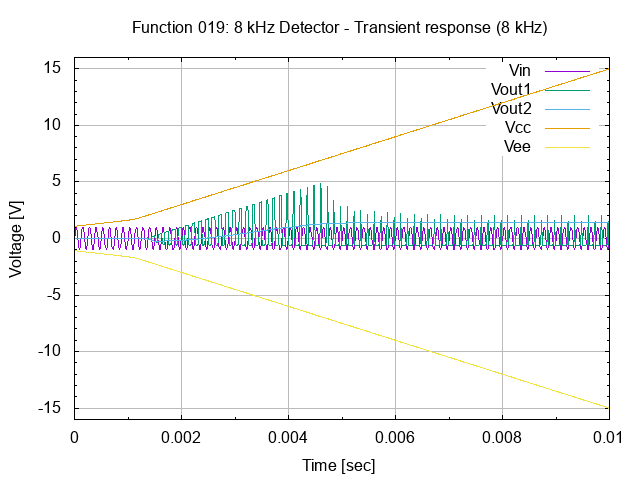

Source code (gnuplot):
# setup terminal
set term png

# setup graph
set output "26.019.00.01.01.02.png"
set title "Function 019: 8 kHz Detector - Transient response (8 kHz)"

# setup Y-axis
set yrange [-16:16]
set grid ytics lt 1 lw 1 lc rgb "#bbbbbb"
set mytics
set ylabel "Voltage [V]"

# setup X-axis
set grid xtics lt 1 lw 1 lc rgb "#bbbbbb"
set mxtics
set xrange [0:0.01]
set xlabel "Time [sec]"

# setup plot style
set style data lines
plot '26.019.00.01.01.dat' using 1:2 title "Vin", \
     '26.019.00.01.01.dat' using 1:3 title "Vout1", \
     '26.019.00.01.01.dat' using 1:4 title "Vout2", \
     '26.019.00.01.01.dat' using 1:5 title "Vcc", \
     '26.019.00.01.01.dat' using 1:6 title "Vee"

# set output back to default
set output

# reset terminal type
set terminal pop
